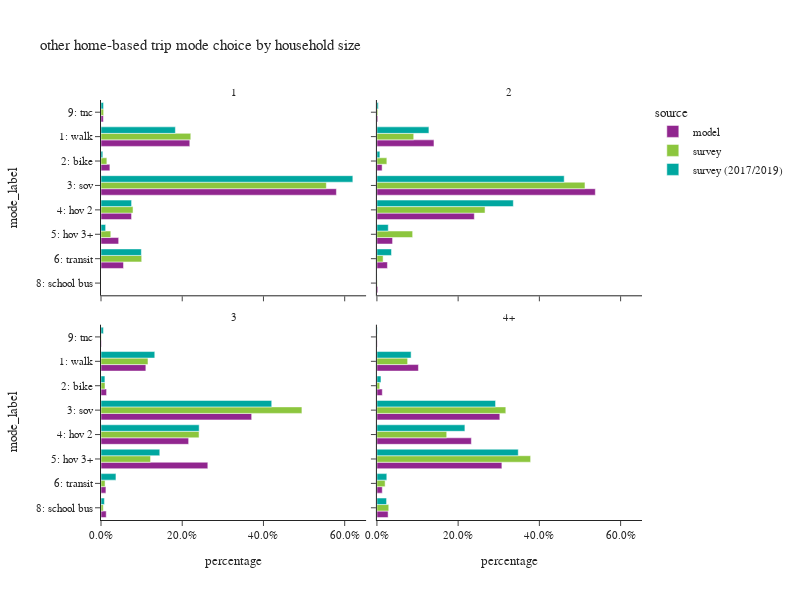

This figure's notebook cell:
### Code cell
plot_mode_choice(hb_trip,"hhsize_4+",
                 {"hhsize_4+":["1","2","3","4+"],
                  "mode_label":["1: walk","2: bike","3: sov","4: hov 2","5: hov 3+","6: transit",
                                   "8: school bus","9: other–survey only"]},
                 "household size",2,600)

### Figure 1 — Plotly figure (JSON) as saved in the notebook; plotly's stock layout.template omitted (floating-point values rounded to 4 significant figures)
{"data": [{"alignmentgroup": "True", "customdata": [[3338], [334], [8850], [1149], [664], [846], [89]], "hovertemplate": "source=model<br>hhsize_4+=1<br>percentage=%{x}<br>mode_label=%{y}<br>sample count=%{customdata[0]}<extra></extra>", "legendgroup": "model", "marker": {"color": "#91268F", "pattern": {"shape": ""}}, "name": "model", "offsetgroup": "model", "orientation": "h", "showlegend": true, "textposition": "auto", "type": "bar", "x": [0.2186, 0.02187, 0.5796, 0.07525, 0.04348, 0.0554, 0.005828], "xaxis": "x3", "y": ["1: walk", "2: bike", "3: sov", "4: hov 2", "5: hov 3+", "6: transit", "9: tnc"], "yaxis": "y3"}, {"alignmentgroup": "True", "customdata": [[4723], [431], [18079], [8063], [1296], [870], [79], [78]], "hovertemplate": "source=model<br>hhsize_4+=2<br>percentage=%{x}<br>mode_label=%{y}<br>sample count=%{customdata[0]}<extra></extra>", "legendgroup": "model", "marker": {"color": "#91268F", "pattern": {"shape": ""}}, "name": "model", "offsetgroup": "model", "orientation": "h", "showlegend": false, "textposition": "auto", "type": "bar", "x": [0.1405, 0.01282, 0.5378, 0.2398, 0.03855, 0.02588, 0.00235, 0.00232], "xaxis": "x4", "y": ["1: walk", "2: bike", "3: sov", "4: hov 2", "5: hov 3+", "6: transit", "8: school bus", "9: tnc"], "yaxis": "y4"}, {"alignmentgroup": "True", "customdata": [[2390], [297], [8029], [4670], [5692], [262], [278], [25]], "hovertemplate": "source=model<br>hhsize_4+=3<br>percentage=%{x}<br>mode_label=%{y}<br>sample count=%{customdata[0]}<extra></extra>", "legendgroup": "model", "marker": {"color": "#91268F", "pattern": {"shape": ""}}, "name": "model", "offsetgroup": "model", "orientation": "h", "showlegend": false, "textposition": "auto", "type": "bar", "x": [0.1104, 0.01372, 0.371, 0.2158, 0.263, 0.01211, 0.01284, 0.001155], "xaxis": "x", "y": ["1: walk", "2: bike", "3: sov", "4: hov 2", "5: hov 3+", "6: transit", "8: school bus", "9: tnc"], "yaxis": "y"}, {"alignmentgroup": "True", "customdata": [[4732], [614], [14007], [10765], [14241], [612], [1277], [37]], "hovertemplate": "source=model<br>hhsize_4+=4+<br>percentage=%{x}<br>mode_label=%{y}<br>sample count=%{customdata[0]}<extra></extra>", "legendgroup": "model", "marker": {"color": "#91268F", "pattern": {"shape": ""}}, "name": "model", "offsetgroup": "model", "orientation": "h", "showlegend": false, "textposition": "auto", "type": "bar", "x": [0.1022, 0.01327, 0.3026, 0.2326, 0.3077, 0.01322, 0.02759, 0.0007994], "xaxis": "x2", "y": ["1: walk", "2: bike", "3: sov", "4: hov 2", "5: hov 3+", "6: transit", "8: school bus", "9: tnc"], "yaxis": "y2"}, {"alignmentgroup": "True", "customdata": [[1239], [170], [1843], [247], [72], [374], [1], [25]], "hovertemplate": "source=survey<br>hhsize_4+=1<br>percentage=%{x}<br>mode_label=%{y}<br>sample count=%{customdata[0]}<extra></extra>", "legendgroup": "survey", "marker": {"color": "#8CC63E", "pattern": {"shape": ""}}, "name": "survey", "offsetgroup": "survey", "orientation": "h", "showlegend": true, "textposition": "auto", "type": "bar", "x": [0.221, 0.01442, 0.5548, 0.07885, 0.02411, 0.1002, 8.007e-05, 0.00649], "xaxis": "x3", "y": ["1: walk", "2: bike", "3: sov", "4: hov 2", "5: hov 3+", "6: transit", "8: school bus", "9: tnc"], "yaxis": "y3"}, {"alignmentgroup": "True", "customdata": [[1081], [172], [2345], [1488], [260], [198], [6], [19]], "hovertemplate": "source=survey<br>hhsize_4+=2<br>percentage=%{x}<br>mode_label=%{y}<br>sample count=%{customdata[0]}<extra></extra>", "legendgroup": "survey", "marker": {"color": "#8CC63E", "pattern": {"shape": ""}}, "name": "survey", "offsetgroup": "survey", "orientation": "h", "showlegend": false, "textposition": "auto", "type": "bar", "x": [0.09064, 0.02447, 0.5123, 0.2662, 0.088, 0.01523, 0.0008447, 0.00234], "xaxis": "x4", "y": ["1: walk", "2: bike", "3: sov", "4: hov 2", "5: hov 3+", "6: transit", "8: school bus", "9: tnc"], "yaxis": "y4"}, {"alignmentgroup": "True", "customdata": [[280], [64], [703], [476], [267], [46], [21], [6]], "hovertemplate": "source=survey<br>hhsize_4+=3<br>percentage=%{x}<br>mode_label=%{y}<br>sample count=%{customdata[0]}<extra></extra>", "legendgroup": "survey", "marker": {"color": "#8CC63E", "pattern": {"shape": ""}}, "name": "survey", "offsetgroup": "survey", "orientation": "h", "showlegend": false, "textposition": "auto", "type": "bar", "x": [0.1157, 0.009858, 0.4947, 0.2414, 0.122, 0.01002, 0.00553, 0.0008301], "xaxis": "x", "y": ["1: walk", "2: bike", "3: sov", "4: hov 2", "5: hov 3+", "6: transit", "8: school bus", "9: tnc"], "yaxis": "y"}, {"alignmentgroup": "True", "customdata": [[327], [51], [731], [500], [1023], [59], [100], [1]], "hovertemplate": "source=survey<br>hhsize_4+=4+<br>percentage=%{x}<br>mode_label=%{y}<br>sample count=%{customdata[0]}<extra></extra>", "legendgroup": "survey", "marker": {"color": "#8CC63E", "pattern": {"shape": ""}}, "name": "survey", "offsetgroup": "survey", "orientation": "h", "showlegend": false, "textposition": "auto", "type": "bar", "x": [0.07562, 0.006858, 0.3174, 0.1719, 0.3784, 0.02021, 0.02916, 0.0004705], "xaxis": "x2", "y": ["1: walk", "2: bike", "3: sov", "4: hov 2", "5: hov 3+", "6: transit", "8: school bus", "9: tnc"], "yaxis": "y2"}, {"alignmentgroup": "True", "customdata": [[2458], [149], [3098], [441], [112], [1058], [75]], "hovertemplate": "source=survey (2017/2019)<br>hhsize_4+=1<br>percentage=%{x}<br>mode_label=%{y}<br>sample count=%{customdata[0]}<extra></extra>", "legendgroup": "survey (2017/2019)", "marker": {"color": "#00A7A0", "pattern": {"shape": ""}}, "name": "survey (2017/2019)", "offsetgroup": "survey (2017/2019)", "orientation": "h", "showlegend": true, "textposition": "auto", "type": "bar", "x": [0.1831, 0.004469, 0.62, 0.0753, 0.01142, 0.09935, 0.006288], "xaxis": "x3", "y": ["1: walk", "2: bike", "3: sov", "4: hov 2", "5: hov 3+", "6: transit", "9: tnc"], "yaxis": "y3"}, {"alignmentgroup": "True", "customdata": [[3256], [248], [4520], [2891], [377], [1232], [7], [111]], "hovertemplate": "source=survey (2017/2019)<br>hhsize_4+=2<br>percentage=%{x}<br>mode_label=%{y}<br>sample count=%{customdata[0]}<extra></extra>", "legendgroup": "survey (2017/2019)", "marker": {"color": "#00A7A0", "pattern": {"shape": ""}}, "name": "survey (2017/2019)", "offsetgroup": "survey (2017/2019)", "orientation": "h", "showlegend": false, "textposition": "auto", "type": "bar", "x": [0.128, 0.007335, 0.4611, 0.3359, 0.02799, 0.0359, 0.0003219, 0.003412], "xaxis": "x4", "y": ["1: walk", "2: bike", "3: sov", "4: hov 2", "5: hov 3+", "6: transit", "8: school bus", "9: tnc"], "yaxis": "y4"}, {"alignmentgroup": "True", "customdata": [[759], [73], [1191], [947], [594], [288], [37], [16]], "hovertemplate": "source=survey (2017/2019)<br>hhsize_4+=3<br>percentage=%{x}<br>mode_label=%{y}<br>sample count=%{customdata[0]}<extra></extra>", "legendgroup": "survey (2017/2019)", "marker": {"color": "#00A7A0", "pattern": {"shape": ""}}, "name": "survey (2017/2019)", "offsetgroup": "survey (2017/2019)", "orientation": "h", "showlegend": false, "textposition": "auto", "type": "bar", "x": [0.1324, 0.009654, 0.4203, 0.2417, 0.1447, 0.03681, 0.008429, 0.005968], "xaxis": "x", "y": ["1: walk", "2: bike", "3: sov", "4: hov 2", "5: hov 3+", "6: transit", "8: school bus", "9: tnc"], "yaxis": "y"}, {"alignmentgroup": "True", "customdata": [[755], [120], [1113], [1029], [1687], [201], [134], [17]], "hovertemplate": "source=survey (2017/2019)<br>hhsize_4+=4+<br>percentage=%{x}<br>mode_label=%{y}<br>sample count=%{customdata[0]}<extra></extra>", "legendgroup": "survey (2017/2019)", "marker": {"color": "#00A7A0", "pattern": {"shape": ""}}, "name": "survey (2017/2019)", "offsetgroup": "survey (2017/2019)", "orientation": "h", "showlegend": false, "textposition": "auto", "type": "bar", "x": [0.08422, 0.01, 0.2921, 0.2166, 0.348, 0.02438, 0.02378, 0.0008508], "xaxis": "x2", "y": ["1: walk", "2: bike", "3: sov", "4: hov 2", "5: hov 3+", "6: transit", "8: school bus", "9: tnc"], "yaxis": "y2"}], "layout": {"annotations": [{"font": {}, "showarrow": false, "text": "3", "x": 0.245, "xanchor": "center", "xref": "paper", "y": 0.465, "yanchor": "bottom", "yref": "paper"}, {"font": {}, "showarrow": false, "text": "4+", "x": 0.755, "xanchor": "center", "xref": "paper", "y": 0.465, "yanchor": "bottom", "yref": "paper"}, {"font": {}, "showarrow": false, "text": "1", "x": 0.245, "xanchor": "center", "xref": "paper", "y": 1.0, "yanchor": "bottom", "yref": "paper"}, {"font": {}, "showarrow": false, "text": "2", "x": 0.755, "xanchor": "center", "xref": "paper", "y": 1.0, "yanchor": "bottom", "yref": "paper"}], "barmode": "group", "height": 600, "legend": {"title": {"text": "source"}, "tracegroupgap": 0}, "title": {"text": "other home-based trip mode choice by household size"}, "width": 800, "xaxis": {"anchor": "y", "domain": [0, 0.49], "tickformat": ".1%", "title": {"text": "percentage"}}, "xaxis2": {"anchor": "y2", "domain": [0.51, 1], "matches": "x", "tickformat": ".1%", "title": {"text": "percentage"}}, "xaxis3": {"anchor": "y3", "domain": [0, 0.49], "matches": "x", "showticklabels": false, "tickformat": ".1%"}, "xaxis4": {"anchor": "y4", "domain": [0.51, 1], "matches": "x", "showticklabels": false, "tickformat": ".1%"}, "yaxis": {"anchor": "x", "categoryarray": ["9: other–survey only", "8: school bus", "6: transit", "5: hov 3+", "4: hov 2", "3: sov", "2: bike", "1: walk"], "categoryorder": "array", "domain": [0, 0.465], "title": {"text": "mode_label"}}, "yaxis2": {"anchor": "x2", "domain": [0, 0.465], "matches": "y", "showticklabels": false}, "yaxis3": {"anchor": "x3", "categoryarray": ["9: other–survey only", "8: school bus", "6: transit", "5: hov 3+", "4: hov 2", "3: sov", "2: bike", "1: walk"], "categoryorder": "array", "domain": [0.535, 1.0], "matches": "y", "title": {"text": "mode_label"}}, "yaxis4": {"anchor": "x4", "domain": [0.535, 1.0], "matches": "y", "showticklabels": false}}}
